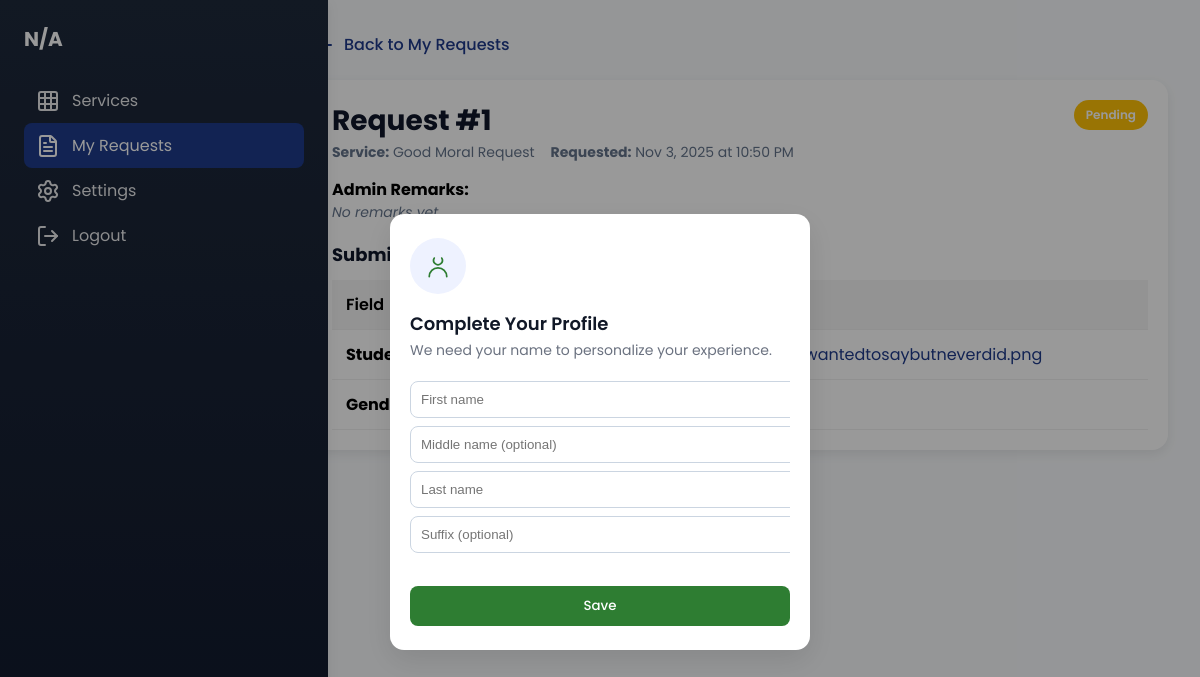
The page /request_view.php?request_id=1 (signed in) on the database its author committed.
### tables this page shows
CREATE TABLE `services_requests` (
  `request_id` int(11) NOT NULL,
  `service_id` int(11) NOT NULL,
  `user_id` bigint(20) UNSIGNED NOT NULL,
  `status_id` int(11) NOT NULL DEFAULT 1,
  `admin_remarks` text DEFAULT NULL,
  `can_update` tinyint(1) NOT NULL DEFAULT 0,
  `requested_at` timestamp NULL DEFAULT current_timestamp()
);

CREATE TABLE `services_list` (
  `service_id` int(11) NOT NULL,
  `name` varchar(255) NOT NULL,
  `description` text DEFAULT NULL,
  `icon` text DEFAULT NULL,
  `button_text` text DEFAULT NULL,
  `is_active` tinyint(1) NOT NULL DEFAULT 1
);

CREATE TABLE `services_request_statuses` (
  `status_id` int(11) NOT NULL,
  `status_name` varchar(100) NOT NULL,
  `description` varchar(255) DEFAULT NULL,
  `color_hex` varchar(7) NOT NULL
);

CREATE TABLE `services_answers` (
  `answer_id` int(11) NOT NULL,
  `request_id` int(11) NOT NULL,
  `field_id` int(11) NOT NULL,
  `answer_value` text DEFAULT NULL
);

CREATE TABLE `services_fields` (
  `field_id` int(11) NOT NULL,
  `service_id` int(11) NOT NULL,
  `label` varchar(255) NOT NULL,
  `field_type` varchar(250) NOT NULL,
  `is_required` tinyint(1) NOT NULL DEFAULT 1,
  `display_order` int(11) NOT NULL,
  `allowed_file_types` varchar(255) DEFAULT NULL,
  `visible_when_value` varchar(255) DEFAULT NULL,
  `visible_when_option_id` int(11) DEFAULT NULL,
  `max_file_size_mb` int(11) DEFAULT NULL
);

### request_view.php (the view, shortened to what this page needs)
<?php
require_once 'connection/main_connection.php';
$request_id = isset($_GET['request_id']) ? intval($_GET['request_id']) : 0;
$user_id = intval($_SESSION['user_id']);
$request = null;
try {
    $stmt = $conn->prepare("SELECT sr.request_id, sr.service_id, sr.requested_at, sr.admin_remarks, sl.name AS service_name, srs.status_name, srs.color_hex
                            FROM services_requests sr
                            JOIN services_list sl ON sr.service_id = sl.service_id
                            JOIN services_request_statuses srs ON sr.status_id = srs.status_id
                            WHERE sr.request_id = ? AND sr.user_id = ?");
    $stmt->bind_param('ii', $request_id, $user_id);
    $stmt->execute();
    $res = $stmt->get_result();
    $request = $res->fetch_assoc();
    $service_id = intval($request['service_id']);
    $answers = [];
    $stmt2 = $conn->prepare("SELECT sf.field_id, sf.label AS field_label, sf.field_type, sf.display_order, sa.answer_value
                             FROM services_answers sa
                             JOIN services_fields sf ON sa.field_id = sf.field_id
                             WHERE sa.request_id = ?
                             ORDER BY sf.display_order ASC");
    $stmt2->bind_param('i', $request_id);
    $stmt2->execute();
    $res2 = $stmt2->get_result();
    while ($row = $res2->fetch_assoc()) {
        $answers[] = $row;
    }
    $optionLabels = [];
    if ($service_id > 0) {
        $opt = $conn->prepare("SELECT sfo.field_id, sfo.option_value, sfo.option_label
                               FROM services_field_options sfo
                               JOIN services_fields sf ON sfo.field_id = sf.field_id
                               WHERE sf.service_id = ?");
        $opt->bind_param('i', $service_id);
        $opt->execute();
        $optRes = $opt->get_result();
        while ($row = $optRes->fetch_assoc()) {
            $fid = intval($row['field_id']);
            $val = $row['option_value'];
            if (!isset($optionLabels[$fid])) $optionLabels[$fid] = [];
            $optionLabels[$fid][$val] = $row['option_label'];
        }
    }
} catch (Exception $e) {
    error_log('Error loading request view: ' . $e->getMessage());
    header('Location: error.php?type=db');
    exit;
}
?>
<!DOCTYPE html>
<html lang="en">
<head>
</head>
<body>
    <aside class="sidebar" id="sidebar">
        <div class="sidebar-header">
            <h2 class="user-fullname"><i data-lucide="graduation-cap"></i> Student Success Office</h2>
        </div>
        <nav>
            <ul class="sidebar-nav">
                <li><a href="home.php"><i data-lucide="grid-3x3"></i> Services</a></li>
                <li><a href="requests.php" class="active"><i data-lucide="file-text"></i> My Requests</a></li>
                <li><a href="#"><i data-lucide="settings"></i> Settings</a></li>
                <li><a href="login.php"><i data-lucide="log-out"></i> Logout</a></li>
            </ul>
        </nav>
    </aside>
    <main class="main-content">
        <div class="container">
            <a href="requests.php" class="back-link"><i data-lucide="arrow-left"></i> Back to My Requests</a>
            <div class="card" style="margin-top: 16px;">
                <div class="header">
                    <div>
                        <h1>Request #<?php echo htmlspecialchars($request['request_id']); ?></h1>
                        <div class="meta">
                            <div><strong>Service:</strong> <?php echo htmlspecialchars($request['service_name']); ?></div>
                            <div><strong>Requested:</strong> <?php echo date('M j, Y \a\t g:i A', strtotime($request['requested_at'])); ?></div>
                        </div>
                    </div>
                    <div>
                        <span class="status-badge" style="background: <?php echo htmlspecialchars($request['color_hex']); ?>;">
                            <?php echo htmlspecialchars($request['status_name']); ?>
                        </span>
                    </div>
                </div>
                <div style="margin-top: 14px;">
                    <strong>Admin Remarks:</strong>
                    <?php if (!empty($request['admin_remarks'])): ?>
                        <div class="remarks"><?php echo nl2br(htmlspecialchars($request['admin_remarks'])); ?></div>
                    <?php else: ?>
                        <div class="remarks empty">No remarks yet</div>
                    <?php endif; ?>
                </div>
                <div style="margin-top: 18px;">
                    <h3 style="margin:0 0 8px 0; font-size: 18px; color: var(--on-background);">Submitted Answers</h3>
                    <?php if (empty($answers)): ?>
                        <div class="empty">No submitted answers found.</div>
                    <?php else: ?>
                        <table class="answers-table">
                            <thead>
                                <tr>
                                    <th style="width: 35%;">Field</th>
                                    <th>Answer</th>
                                </tr>
                            </thead>
                            <tbody>
                                <?php foreach ($answers as $a): ?>
                                    <tr>
                                        <td data-label="Field"><strong><?php echo htmlspecialchars($a['field_label']); ?></strong></td>
                                        <td data-label="Answer">
                                            <?php
                                            $fid = intval($a['field_id']);
                                            $ftype = $a['field_type'];
                                            $raw = $a['answer_value'];
                                            $map = isset($optionLabels[$fid]) ? $optionLabels[$fid] : [];
                                            if ($ftype === 'file') {
                                                $url = htmlspecialchars($raw);
                                                $name = htmlspecialchars(basename($raw));
                                                echo "<a href='$url' target='_blank' rel='noopener' style='color: var(--primary); text-decoration: none;'>$name</a>";
                                            } elseif ($ftype === 'checkbox') {
                                                $parts = array_filter(array_map('trim', explode(',', $raw)));
                                                $labels = array_map(function ($v) use ($map) {
                                                    return htmlspecialchars(isset($map[$v]) ? $map[$v] : $v);
                                                }, $parts);
                                                echo implode(', ', $labels);
                                            } elseif ($ftype === 'select' || $ftype === 'radio') {
                                                $label = isset($map[$raw]) ? $map[$raw] : $raw;
                                                echo htmlspecialchars($label);
                                            } else {
                                                echo nl2br(htmlspecialchars($raw));
                                            }
                                            ?>
                                        </td>
                                    </tr>
                                <?php endforeach; ?>
                            </tbody>
                        </table>
                    <?php endif; ?>
                </div>
            </div>
        </div>
    </main>
</body>
</html>

### request_view.php (style rules this page uses)
:root { --primary: #1E3A8A; --on-primary: #ffffff; --background: #f8fafc; --surface: #ffffff; --on-surface: #64748b; --on-background: #0f172a; --elevation-1: 0 4px 12px rgba(0, 0, 0, 0.08); }
body { font-family: 'Poppins', sans-serif; background: var(--background); margin: 0; }
.sidebar { position: fixed; left: 0; top: 0; bottom: 0; width: 280px; background: linear-gradient(180deg, #1E293B 0%, #0F172A 100%); color: #fff; box-shadow: var(--elevation-1); padding: 24px; z-index: 1000; }
.sidebar-header h2 { margin: 0; font-size: 20px; display: flex; align-items: center; gap: 10px; }
.sidebar-nav { list-style: none; padding: 0; margin: 24px 0 0 0; }
.sidebar-nav a { display: flex; align-items: center; gap: 12px; color: #fff; text-decoration: none; padding: 10px 12px; border-radius: 8px; opacity: .9; }
.sidebar-nav a.active { background: var(--primary); color: var(--on-primary); opacity: 1; }
.main-content { margin-left: 280px; padding: 32px; min-height: 100vh; }
.container { max-width: 1100px; margin: 0 auto; }
.header { display: flex; justify-content: space-between; align-items: flex-start; }
.header h1 { margin: 0; font-size: 28px; color: var(--on-background); }
.status-badge { display: inline-flex; align-items: center; padding: 6px 12px; border-radius: 20px; font-size: 12px; font-weight: 600; color: #fff; }
.card { background: var(--surface); border-radius: 16px; box-shadow: var(--elevation-1); padding: 20px; }
.meta { display: flex; gap: 16px; align-items: center; color: var(--on-surface); font-size: 14px; }
.answers-table { width: 100%; border-collapse: collapse; margin-top: 12px; }
.answers-table th, .answers-table td { padding: 12px 14px; border-bottom: 1px solid rgba(0, 0, 0, 0.06); text-align: left; vertical-align: top; }
.answers-table thead th { background: rgba(0, 0, 0, 0.04); font-weight: 600; }
.remarks { color: var(--on-surface); font-size: 14px; line-height: 1.5; }
.back-link { display: inline-flex; align-items: center; gap: 8px; text-decoration: none; color: var(--primary); font-weight: 500; }
.empty { color: var(--on-surface); font-style: italic; }

### includes/modal.php (style rules this page uses)
:root { --bg: #f6f8fb; --card: #ffffff; --muted: #6b7280; --accent: #2E7D32; --cancel: #e5e7eb; --text: #111827; }

### rows shown on the page
services_requests: request_id "1", service.name "Good Moral Request", requested_at "Nov 3, 2025 at 10:50 PM", status.status_name "Pending"
services_answers: field.label "Student ID", answer_value "690931b6521ff-thingsiwantedtosaybutneverdid.png"
services_answers: field.label "Gender"
